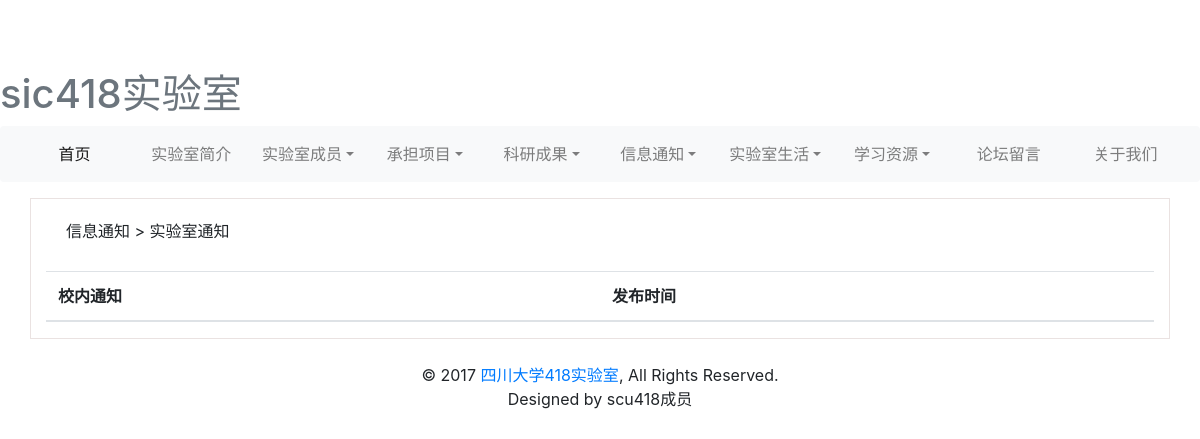
Page /lab/labInfo/ on the earlier database version.
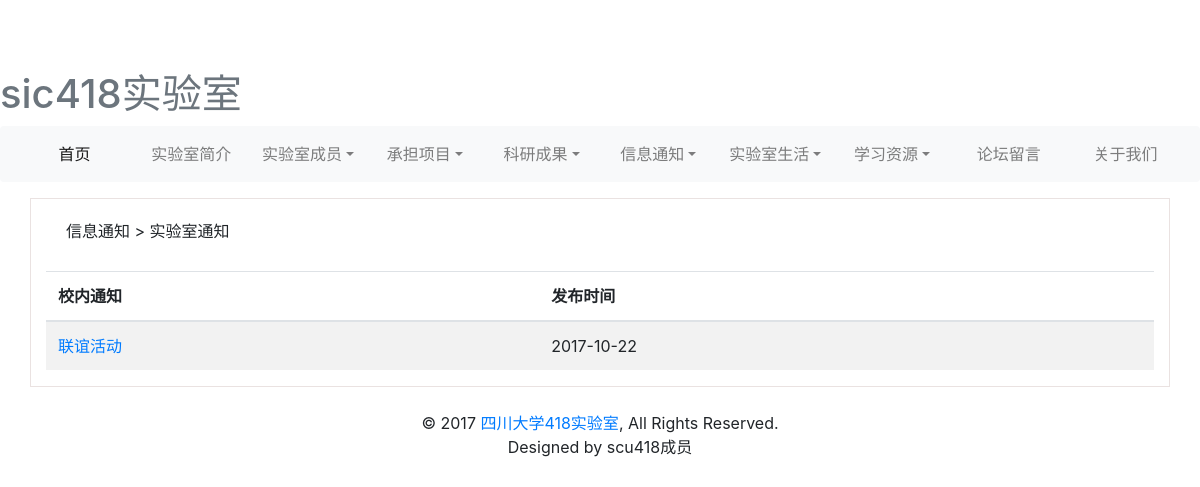
Same page on the later database version.
### lab/models.py (models this page shows, shortened)
class Information(models.Model):
    title = models.CharField(verbose_name=u'通知标题', max_length=50)
    content = models.TextField(verbose_name=u'通知内容')
    genre = models.CharField(verbose_name=u'通知类型', choices=(('news', '校内新闻'), ('lecture', '讲座信息'),
                                                            ('conference', '会议通知')), null=True, max_length=30)
    time = models.DateTimeField(default=datetime.now, verbose_name=u'通知发布时间')
    class Meta:
        verbose_name = u'信息通知'
        verbose_name_plural = verbose_name

### lab/views.py (the view)
def labInforPage(request):
    infor=models.Information.objects.filter(genre='conference')
    return render(request,'information_notification/labInfor.html',{"Infor":infor})

### templates/information_notification/labInfor.html (shortened to what this page needs)
{% extends 'base2.html' %}
{% block content %}
    <div style="border: solid rgba(104,52,42,0.14) 1px;" class="container table-responsive">
        <label style="padding: 20px;   ">信息通知 > 实验室通知 </label>
            <table class="table table-hover table-striped">
                <thead>
                    <tr>
                        <th>校内通知</th>
                        <th>发布时间</th>
                    </tr>
                </thead>
                <tbody  >
                    {% for infor in Infor    %}
                    <tr>
                       <td> <a href=" {%  url 'lab:infor'   infor.id %} ">{{ infor.title }}</a> </td>
                        <td> {{infor.time|date:"Y-m-d"}}</td>
                    </tr>
                    {% endfor %}
                </tbody>
            </table>
    </div>
{% endblock %}

Differences in the rows shown:
now on this page (row edited): Information: title "联谊活动", time "2017-10-22"
